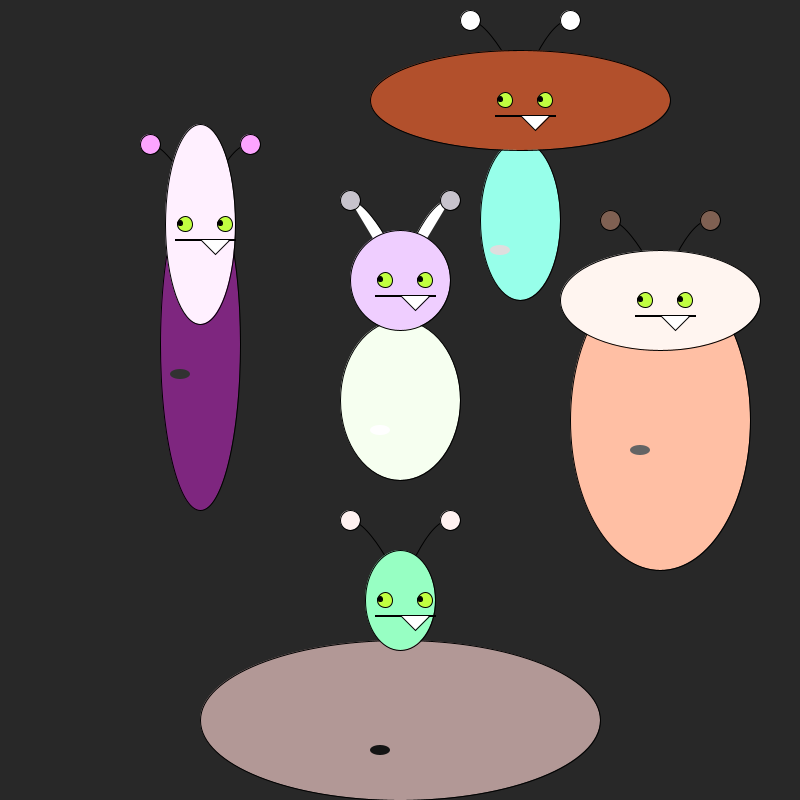
Frame 1 (no input)
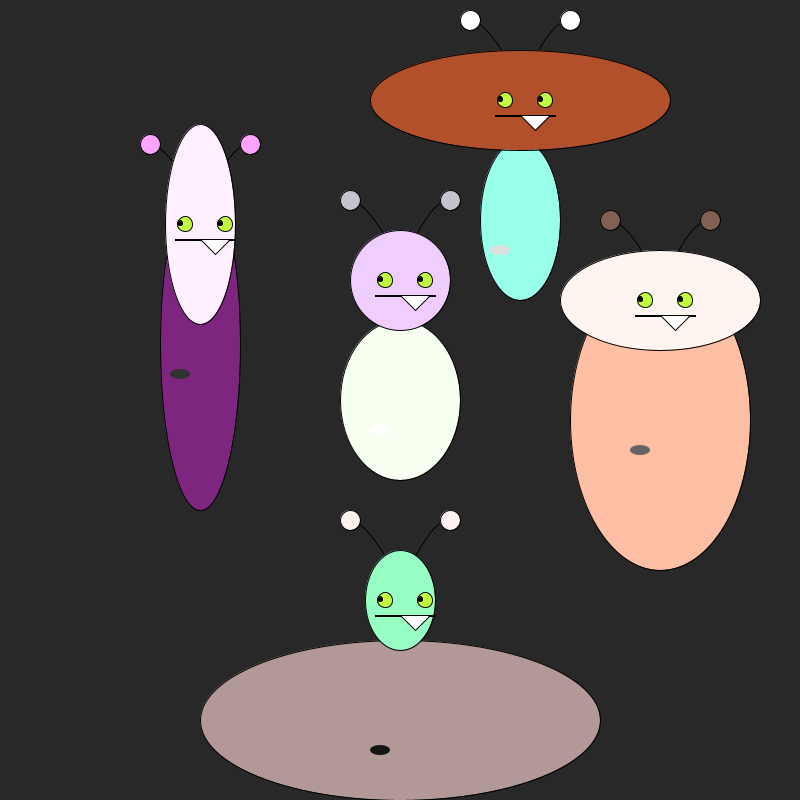
Frame 60 (the mouse pressed at the canvas centre just before this capture)
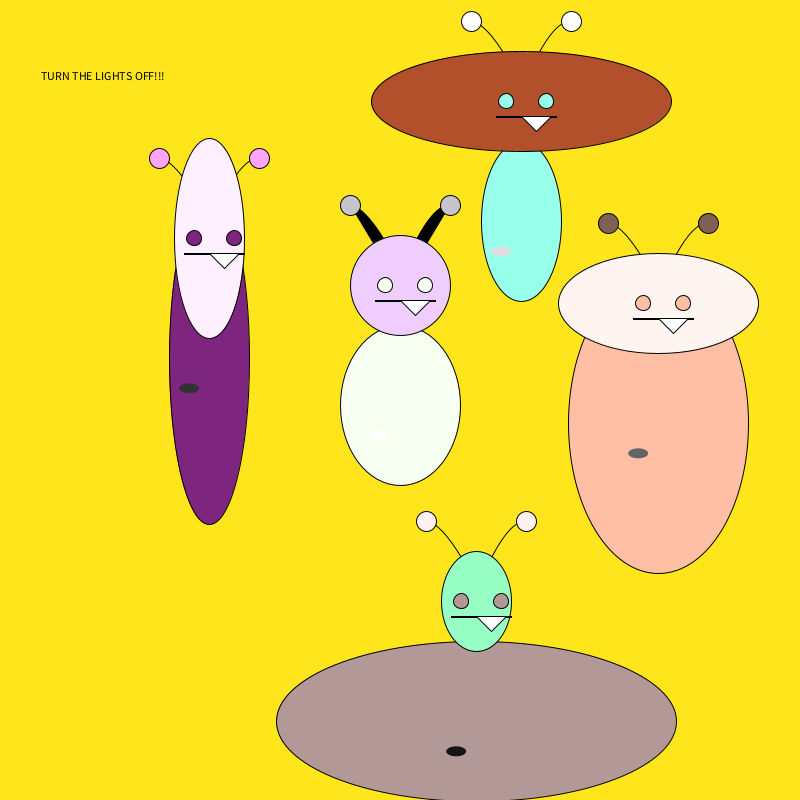
Frame 120 (the mouse held since frame 60 and released just before this capture)

The Processing sketch that drew these frames (run headless with seeded random() and noise(); from frame 60 on, the mouse is pressed at the canvas centre):

// Processing sketch: oopSandbox_assignmentExercise5
// ── oopSandbox_assignmentExercise5.pde
/*

 Finish transitioning the previous script where we created different functions,
 to methods for the class. Then, by passing different parameters to the class constuctor
 and the methods, make each object/instance of the object, be unique from the others.
 Make at least 5 different monsters.
 Take it further: use an array to store them, get some of them to move on input, etc.
 
 THEN:
 Take one of your former sketches (Exercise 1 is a good one) and translate it into classes.
 Make multiple and different monsters. Add functionality to them (and your code!)
 
 */


Monster fred, lucy, po, scoper, tristan;



void setup() {
  size(800, 800);
}


void draw() {

  if (mousePressed == true) {
    background(#FFE61C);
    fill(0);
    pushMatrix();
    translate(random(-1, 1), 0);
    text("TURN THE LIGHTS OFF!!!", 40, 80);
    popMatrix();
    translate(random(-5, 5), random(-5, 5));
  } else {
    background(40);
  }


  pushMatrix();
  translate(mouseX/100, mouseY/100);
  fred = new Monster(0, 0, #F6FFF0, #EFCEFF, #C7C3CC, 255);
  fred.update();
  fred.monsterBody(120, 160);
  fred.head(100, 100);
  popMatrix();

  pushMatrix();
  translate(mouseX/200, mouseY/200);
  lucy = new Monster(260, 20, #FFBFA4, #FFF5F0, #7F6052, 100);
  lucy.update();
  lucy.monsterBody(180, 300);
  lucy.head(200, 100);
  popMatrix();

  pushMatrix();
  translate(mouseX/30, mouseY/30);
  po = new Monster(-200, -56, #7E267F, #FFF0FF, #FDA4FF, 50);
  po.update();
  po.monsterBody(80, 333);
  po.head(70, 200);
  popMatrix();

  pushMatrix();
  translate(mouseX/5, 0);
  scoper = new Monster(0, 320, #B29896, #97FFC3, #FFF1F0, 20);
  scoper.update();
  scoper.monsterBody(400, 160);
  scoper.head(70, 100);
  popMatrix();

  pushMatrix();
  translate(mouseX/80, mouseY/800);
  tristan = new Monster(120, -180, #97FFEA, #B2502C, #FFFFFF, 222);
  tristan.update();
  tristan.monsterBody(80, 160);
  tristan.head(300, 100);
  popMatrix();



  /*
  lucy = new Monster(?? );
   lucy.monsterBody(??);
   
   po = new Monster(?? );
   po.monsterBody(??);
   
   scoper = new Monster(?? );
   scoper.monsterBody(??);
   
   tristan = new Monster(?? );
   tristan.monsterBody(??);*/
}
// ── Monster.pde
class Monster {

  //declare variables or data types
  private color skin1, skin2, skin3, blink, wort;    // no accessible outside the class. Only internally.
  float x, y, wanderX, wanderY, percentScale;  // accessible outside the class, using the dot syntax
  boolean button;
  int w;

  // this is the class constructor. this is called
  // with the "new" line in the main code
  Monster(float tempX, float tempY, color sk1, color sk2, color sk3, color wort_) {
    println("we made a monster"); 
    // here, we are exchanging the values passed in for their local names
    // this ensures better use and control of variables - ie, what can
    // change a variable and what can't at any given time

    skin1 = sk1;
    skin2 = sk2;
    skin3 = sk3;
    blink = sk1;
    wort = wort_;
    x = tempX;
    y = tempY;
    w = width;
  }

  // all the methods go below the constructor

  void update() {

    wanderX = map(mouseX, 0, width, -5, 5);
    //print("wanderX is  ");
    //println(wanderX);
    wanderY = map(mouseX, 0, width, -1, 1);
  }


  void monsterBody(int wide, int tall) {

    smooth();

    curve(w/2 - 100 + x, w/2-100 + y, w/2 - 50 + x, w/2-200 + y, w/2 + 10 + x, w/2 -100 + y, w/2 -20 + x, w/2 + 20 + y); //left antenna

    curve(w/2 + 120 + x, w/2-80 + y, w/2 + 50 + x, w/2-200 + y, w/2 - 10 + x, w/2 - 100 + y, w/2 -20 + x, w/2 + 40 + y); //right antenna

    fill(skin1); //darker green

    ellipse(w/2 + x, w/2 + y, wide, tall); //body  120, 160

    fill(wort); // purple

    noStroke(); 

    ellipse(w/2 - 20 + x, w/2 + 30 + y, 20, 10);  //wart
  }

  void head(int wid, int hei) {
    fill(skin2); // lighter green
    stroke(0); 
    ellipse(w/2 + x, w/2 - 120 + y, wid, hei); //head  // 100, 80
    fill(0);
    rect(w/2 - 25 + x, w/2 - 105 + y, 60, 1); //mouth
    fill(255);
    triangle(w/2 + 15 + x, w/2 - 90 + y, w/2 + x, w/2-105 + y, w/2 + 30 + x, w/2 - 105 + y); //tooth
    eye(wanderX, wanderY);
    fill(skin3); //lighter green
    ellipse(w/2 - 50 + x, w/2 - 200 + y, 20, 20); // left antenna point
    ellipse(w/2 + 50 + x, w/2 - 200 + y, 20, 20); // right antenna point
    noFill();
  }


  void eye(float wX, float wY) {
    //eye
    if (mousePressed == true) {
      fill(blink);
      ellipse(w/2 - 15 + x, w/2 - 120 + y, 15, 15); //left eye
      ellipse(w/2 + 25 + x, w/2 - 120 + y, 15, 15); //right eye
      
    } else {
      fill(193, 255, 64); //greenish yellow
      ellipse(w/2 - 15 + x, w/2 - 120 + y, 15, 15); //left eye
      ellipse(w/2 + 25 + x, w/2 - 120 + y, 15, 15); //right eye
      fill(0);
      ellipse(w/2 - 15 + wX + x, w/2 - 120 + wY + y, 5, 5); //left pupil
      ellipse(w/2 + 25 + wX + x, w/2 - 120 + wY + y, 5, 5); //right pupil
      noFill();
    }}
  }
